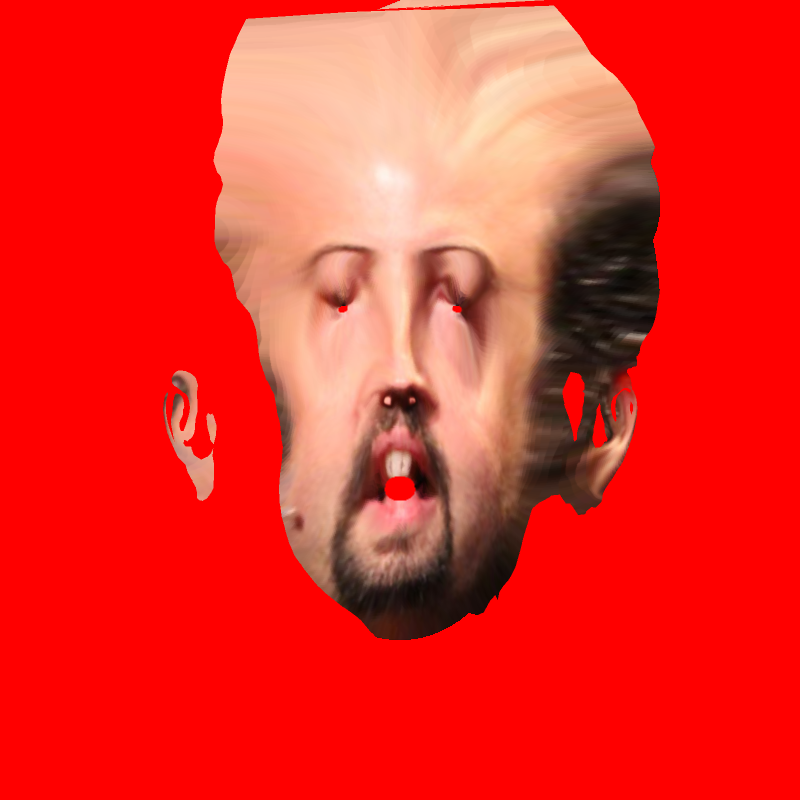
%> input picture texture.png, 800 x 800 px
$ octave test.m   (GNU Octave 9; MATLAB toolbox functions it lacks are replaced by stand-ins)
%> lines starting %> are read from the running program, lines starting %| are printed output that depends on the picture; in (x1, y1, x2, y2) boxes, pixels count from 0 and x2, y2 are one past the last pixel; in counts of white or black regions, pixels touching at a corner belong together; the program's own positions count from 1
filename = '~/Downloads/inpainting/texture.png';
img = double(imread(filename));
mask = abs(255 - img(:,:,1)) < 10 & abs(img(:,:,2) - 0) < 10  & abs(img(:,:,3) - 0) < 10;
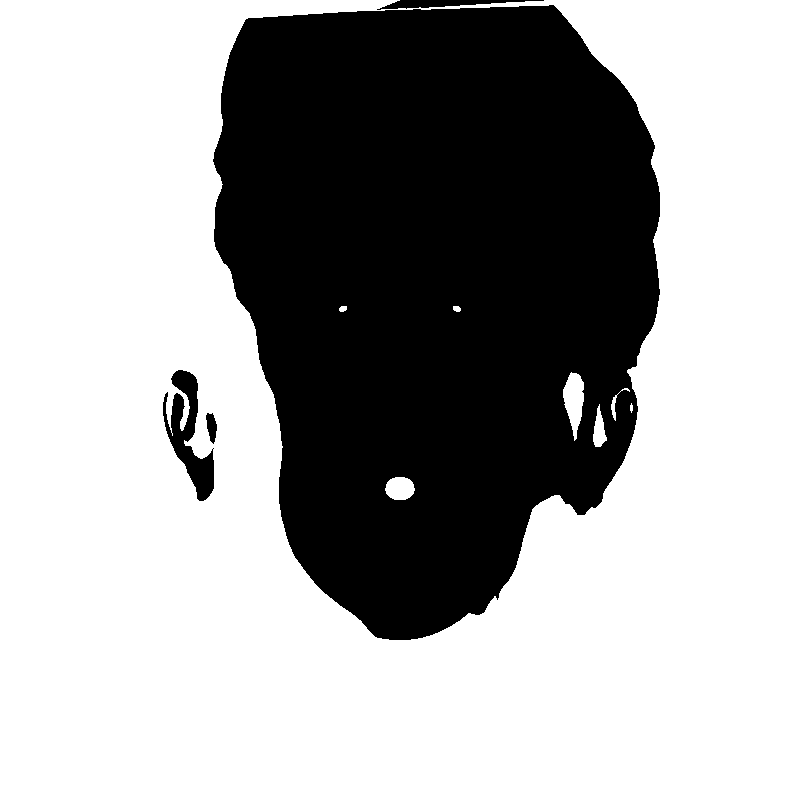
%> mask: size 800x800 logical; 65.5% white; 4 black regions, box (x1, y1, x2, y2) and area: (213, 5, 660, 640) 216704, (163, 370, 214, 501) 2824, (377, 0, 544, 10) 769, (206, 413, 217, 444) 224
mask = imdilate(mask,strel('square',3));
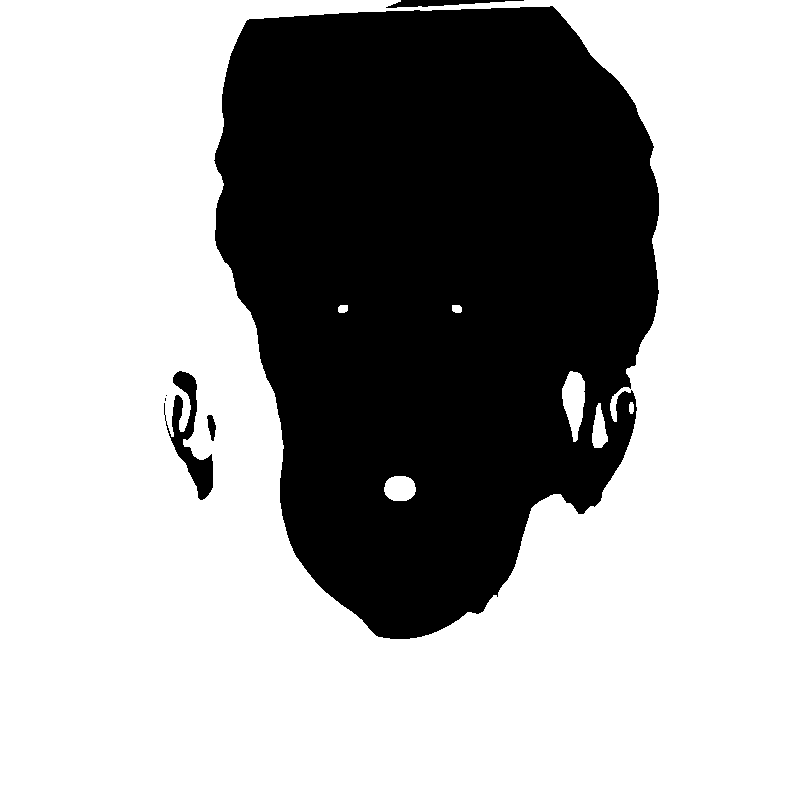
%> mask: size 800x800 logical; 66.1% white; 6 black regions (2 under 20 px), largest, box (x1, y1, x2, y2) and area: (214, 6, 659, 639) 213791, (164, 371, 213, 500) 2190, (386, 0, 524, 8) 564, (207, 415, 216, 441) 144
figure;imshow(mask);
datacost = zeros(800*800,2);
datacost(:,1) = mask(:)*1000;
datacost(:,2) = reshape(mask(:,end:-1:1)*999 + 1,[],1);

revimg = img(:,end:-1:1,:);
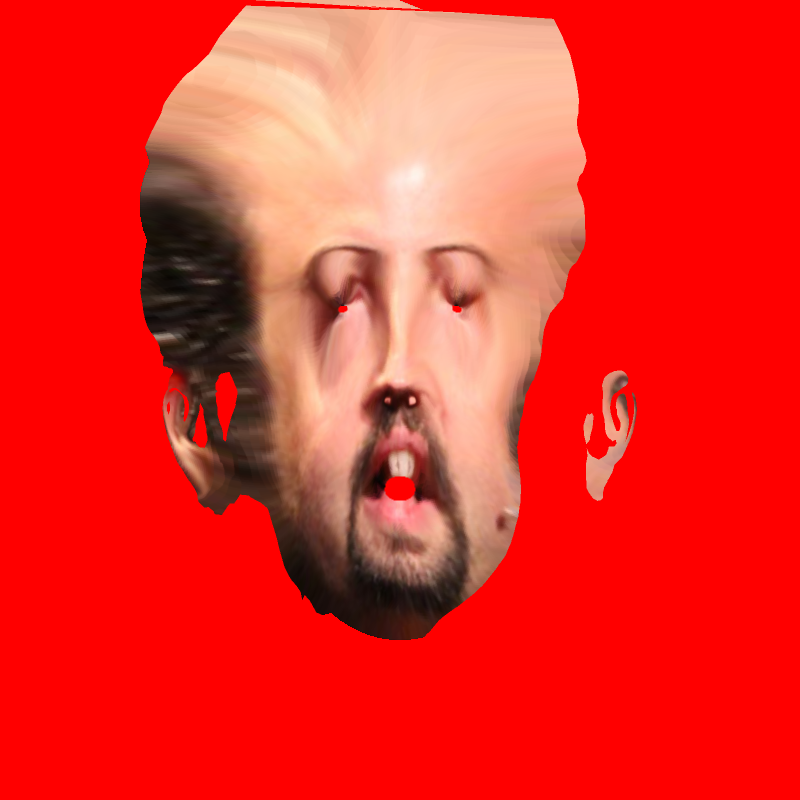
%> revimg: size 800x800x3 double; mean R, G, B 233.9, 46.4, 38.4; mean of the top-left, top-right, bottom-left and bottom-right quarters 120.5, 126.7, 85.3, 92.6
idxs = reshape(1:(800*800),800,800);
% idxs(:,1:end-1) -> idxs(:,2:end)
weightH = sum(abs(reshape(img(:,1:end-1,:) - revimg(:,1:end-1,:),[],3)),2) + ...
          sum(abs(reshape(img(:,2:end,:) - revimg(:,2:end,:),[],3)),2);

weightV = sum(abs(reshape(img(1:end-1,:,:) - revimg(1:end-1,:,:),[],3)),2) + ...
          sum(abs(reshape(img(2:end,:,:) - revimg(2:end,:,:),[],3)),2);

neighbor = sparse([reshape(idxs(:,1:end-1),[],1); reshape(idxs(1:end-1,:),[],1)],...
                  [  reshape(idxs(:,2:end),[],1);   reshape(idxs(2:end,:),[],1)],...
                  [                      weightH;                       weightV],...
                  800*800,800*800);

neighbor = round(neighbor / 5);

% GCO_Delete(h);
%> (the run ends here)
